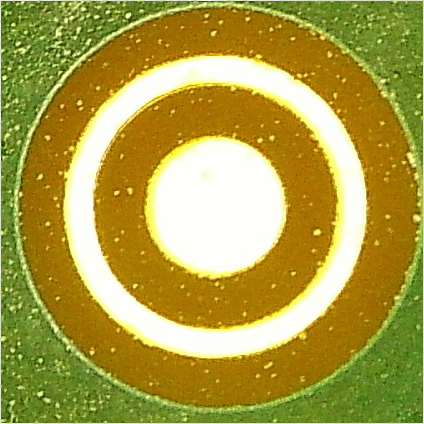
#> input picture app/vision/template.jpg, 424 x 424 px
$ python detector_template.py
#> lines starting #> are read from the running program, lines starting #| are printed output that depends on the picture; after the words box and inside, x2 and y2 are one past the last pixel; in counts of white or black regions, pixels touching at a corner belong together
import numpy as np
import cv2
import imutils

# load the image image, convert it to grayscale, and detect edges
template = cv2.imread("template.jpg")
#> template is the input picture: shape (424, 424, 3); mean B, G, R 69, 157.7, 170.6

template = cv2.cvtColor(template, cv2.COLOR_BGR2GRAY)
#> template: shape (424, 424)
template = cv2.Canny(template, 50, 200)
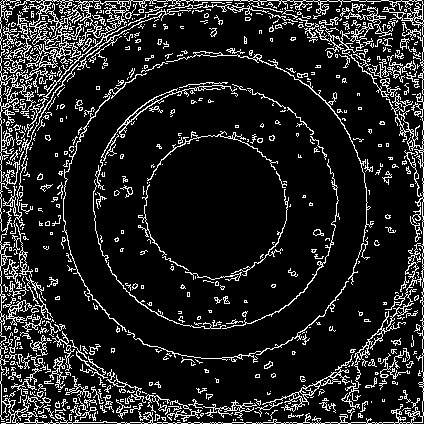
#> template: shape (424, 424); 13.5% white in thin lines or dots
(tH, tW) = template.shape[:2]
#> tH = 424; tW = 424
cv2.imshow("Template", template)

image = cv2.imread("part.jpg")
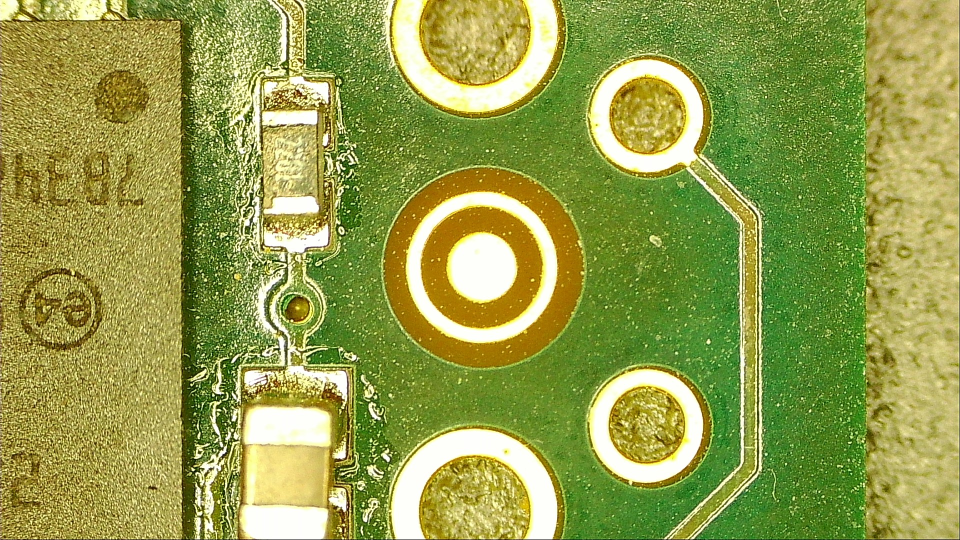
#> input picture app/vision/part.jpg, 1920 x 1080 px (shown at 1/2 size)
#> image is the input picture: shape (1080, 1920, 3); mean B, G, R 75.7, 157.4, 147.7
gray = cv2.cvtColor(image, cv2.COLOR_BGR2GRAY)
found = None

# loop over the scales of the image
for scale in np.linspace(0.2, 1.0, 20)[::-1]:

    resized = imutils.resize(gray, width = int(gray.shape[1] * scale))
    r = gray.shape[1] / float(resized.shape[1])

    if resized.shape[0] < tH or resized.shape[1] < tW:
        break

    # detect edges in the resized, grayscale image and apply template
    # matching to find the template in the image
    edged = cv2.Canny(resized, 50, 200)
    result = cv2.matchTemplate(edged, template, cv2.TM_CCOEFF)
    (_, maxVal, _, maxLoc) = cv2.minMaxLoc(result)

    if found is None or maxVal > found[0]:
        found = (maxVal, maxLoc, r)
#> this loop made 16 passes
#> found on pass 1: (1.24e+09, (748, 328), 1)
#> (maxVal, maxLoc) on passes 2 to 7: (151911808, (702, 298)), (128657912, (653, 293)), (124503088, (617, 281)), (124066312, (607, 253)), (113998288, (547, 256)), (114832696, (507, 190))
#> pass 1, `result = cv2.matchTemplate(edged, template, cv2.TM_CCOEFF)`:
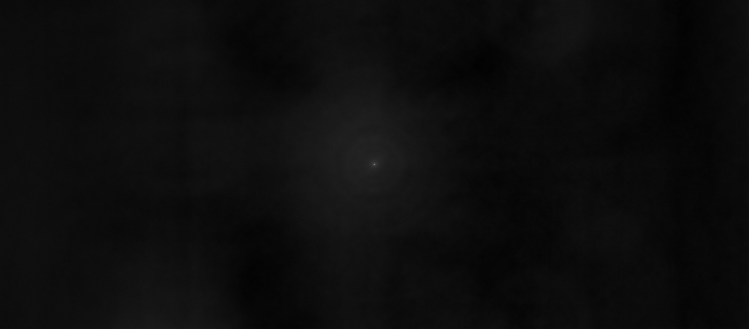
#> result: shape (657, 1497) float32 (shown at 1/2 size); min -66028220, max 1.24e+09, mean 1342827.4; drawn with min black and max white
#> after the loop:
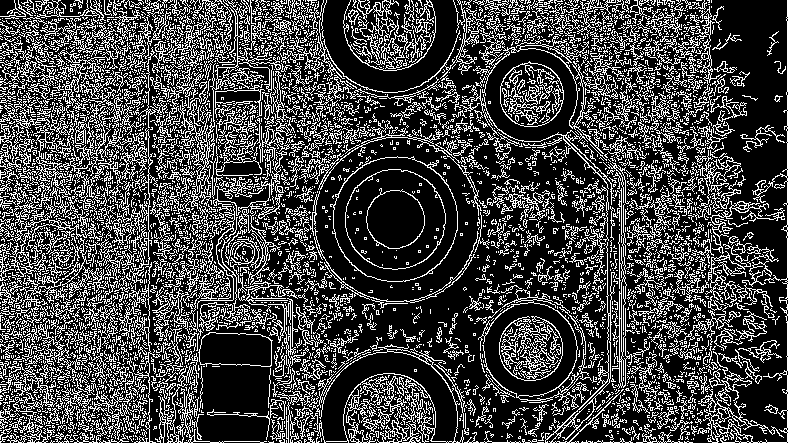
#> edged: shape (443, 788); 27% white in thin lines or dots
#> after the loop:
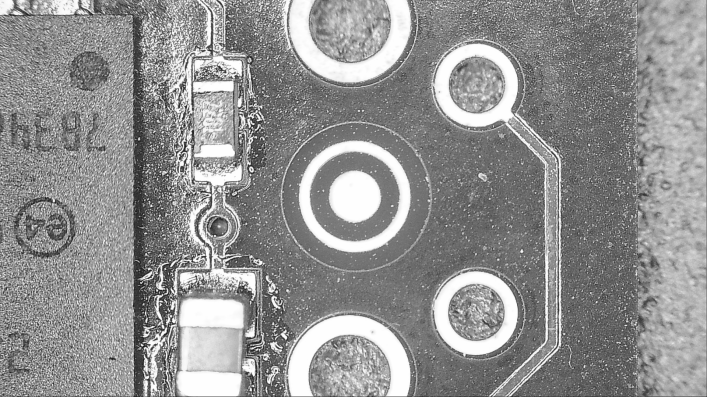
#> resized: shape (397, 707); min 24, max 255, mean 145.2
#> after the loop:
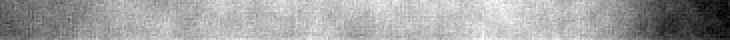
#> result: shape (20, 365) float32 (shown 2 times larger); min -27220690, max 67818136, mean 33536802; drawn with min black and max white


(_, maxLoc, r) = found
#> maxLoc = (748, 328); r = 1
(startX, startY) = (int(maxLoc[0] * r), int(maxLoc[1] * r))
#> startX = 748; startY = 328
(endX, endY) = (int((maxLoc[0] + tW) * r), int((maxLoc[1] + tH) * r))
#> endX = 1172; endY = 752

# draw a bounding box around the detected result and display the image
cv2.rectangle(image, (startX, startY), (endX, endY), (0, 0, 255), 2)
#> image: shape (1080, 1920, 3); 0.25% of pixels changed, all inside (x1, y1, x2, y2) = (747, 327, 1174, 754)
image = cv2.resize(image, (0,0), fx=0.5, fy=0.5)
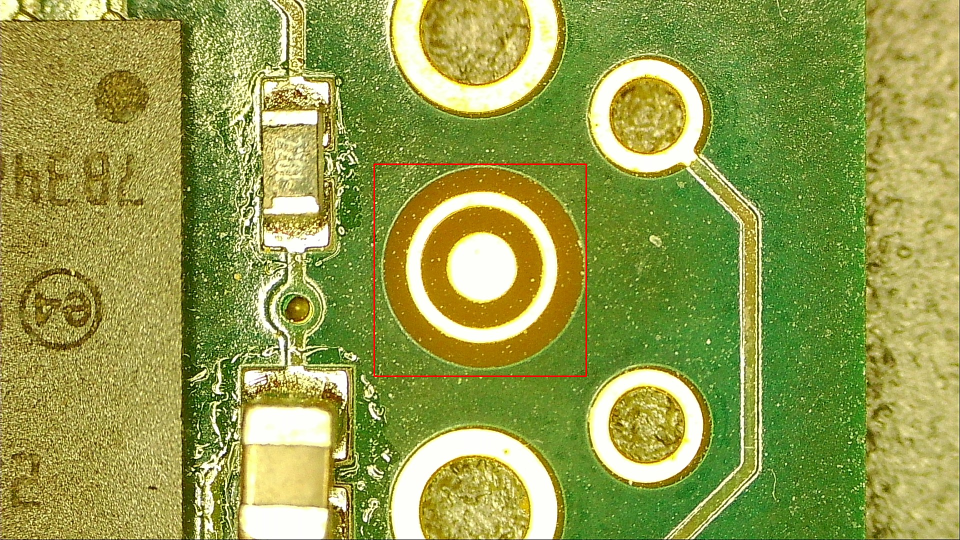
#> image: shape (540, 960, 3); mean B, G, R 75.7, 157.2, 148.2
cv2.imshow("Image", image)
cv2.waitKey(0)
